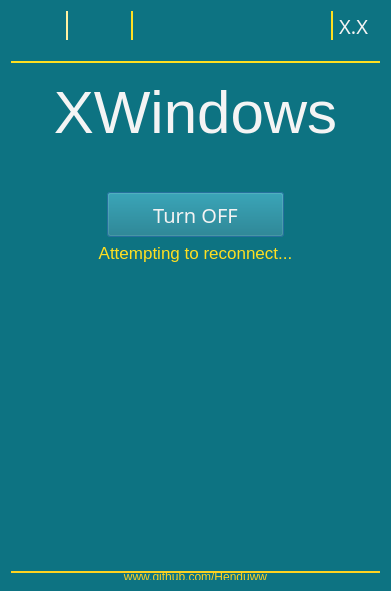
<?xml version="1.0" encoding="UTF-8"?>
<ui version="4.0">
 <class>XWindowsClass</class>
 <widget class="QMainWindow" name="XWindowsClass">
  <property name="geometry">
   <rect>
    <x>0</x>
    <y>0</y>
    <width>391</width>
    <height>591</height>
   </rect>
  </property>
  <property name="windowTitle">
   <string>XWindows</string>
  </property>
  <property name="windowIcon">
   <iconset resource="XWindows.qrc">
    <normaloff>:/XWindows/controller.ico</normaloff>:/XWindows/controller.ico</iconset>
  </property>
  <property name="styleSheet">
   <string notr="true">background-color:  rgb(13, 115, 130);</string>
  </property>
  <widget class="QWidget" name="centralWidget">
   <property name="sizePolicy">
    <sizepolicy hsizetype="Fixed" vsizetype="Fixed">
     <horstretch>0</horstretch>
     <verstretch>0</verstretch>
    </sizepolicy>
   </property>
   <widget class="QWidget" name="verticalLayoutWidget">
    <property name="geometry">
     <rect>
      <x>0</x>
      <y>50</y>
      <width>391</width>
      <height>511</height>
     </rect>
    </property>
    <layout class="QVBoxLayout" name="mainLayout">
     <property name="sizeConstraint">
      <enum>QLayout::SetDefaultConstraint</enum>
     </property>
     <item alignment="Qt::AlignTop">
      <widget class="QLabel" name="label_logo">
       <property name="font">
        <font>
         <family>Leelawadee UI</family>
         <pointsize>45</pointsize>
         <weight>50</weight>
         <italic>false</italic>
         <bold>false</bold>
         <underline>false</underline>
        </font>
       </property>
       <property name="styleSheet">
        <string notr="true">color: rgb(244, 244, 244);
border-top: 2px solid rgb(255, 223, 32);</string>
       </property>
       <property name="frameShadow">
        <enum>QFrame::Plain</enum>
       </property>
       <property name="text">
        <string>XWindows</string>
       </property>
       <property name="alignment">
        <set>Qt::AlignHCenter|Qt::AlignTop</set>
       </property>
       <property name="wordWrap">
        <bool>false</bool>
       </property>
       <property name="margin">
        <number>0</number>
       </property>
       <property name="indent">
        <number>-1</number>
       </property>
      </widget>
     </item>
     <item>
      <widget class="QLabel" name="label_controller">
       <property name="text">
        <string/>
       </property>
       <property name="pixmap">
        <pixmap resource="XWindows.qrc">:/XWindows/ControllerON.png</pixmap>
       </property>
       <property name="alignment">
        <set>Qt::AlignCenter</set>
       </property>
       <property name="margin">
        <number>1</number>
       </property>
      </widget>
     </item>
     <item alignment="Qt::AlignHCenter">
      <widget class="QPushButton" name="toggleBtn">
       <property name="sizePolicy">
        <sizepolicy hsizetype="Fixed" vsizetype="Fixed">
         <horstretch>0</horstretch>
         <verstretch>0</verstretch>
        </sizepolicy>
       </property>
       <property name="minimumSize">
        <size>
         <width>0</width>
         <height>50</height>
        </size>
       </property>
       <property name="maximumSize">
        <size>
         <width>250</width>
         <height>50</height>
        </size>
       </property>
       <property name="sizeIncrement">
        <size>
         <width>0</width>
         <height>0</height>
        </size>
       </property>
       <property name="baseSize">
        <size>
         <width>0</width>
         <height>0</height>
        </size>
       </property>
       <property name="font">
        <font>
         <family>Leelawadee</family>
         <pointsize>15</pointsize>
         <weight>50</weight>
         <italic>false</italic>
         <bold>false</bold>
         <underline>false</underline>
        </font>
       </property>
       <property name="styleSheet">
        <string notr="true">color: rgb(243, 243, 243);
width: 175px;
margin-top: 5px;</string>
       </property>
       <property name="text">
        <string>Turn OFF</string>
       </property>
       <property name="default">
        <bool>true</bool>
       </property>
       <property name="flat">
        <bool>false</bool>
       </property>
      </widget>
     </item>
     <item>
      <widget class="QLabel" name="label_reconnect">
       <property name="enabled">
        <bool>true</bool>
       </property>
       <property name="font">
        <font>
         <pointsize>13</pointsize>
        </font>
       </property>
       <property name="styleSheet">
        <string notr="true">color: rgb(255, 223, 32);</string>
       </property>
       <property name="text">
        <string>Attempting to reconnect...</string>
       </property>
       <property name="alignment">
        <set>Qt::AlignCenter</set>
       </property>
      </widget>
     </item>
     <item>
      <spacer name="bottomSpacer">
       <property name="orientation">
        <enum>Qt::Vertical</enum>
       </property>
       <property name="sizeType">
        <enum>QSizePolicy::Expanding</enum>
       </property>
       <property name="sizeHint" stdset="0">
        <size>
         <width>20</width>
         <height>20</height>
        </size>
       </property>
      </spacer>
     </item>
    </layout>
   </widget>
   <widget class="QWidget" name="horizontalLayoutWidget">
    <property name="geometry">
     <rect>
      <x>0</x>
      <y>0</y>
      <width>391</width>
      <height>51</height>
     </rect>
    </property>
    <layout class="QHBoxLayout" name="menuLayout">
     <item>
      <widget class="QPushButton" name="xboxBtn">
       <property name="minimumSize">
        <size>
         <width>0</width>
         <height>33</height>
        </size>
       </property>
       <property name="maximumSize">
        <size>
         <width>49</width>
         <height>16777215</height>
        </size>
       </property>
       <property name="styleSheet">
        <string notr="true">border-style: none;
margin-left: 3px;</string>
       </property>
       <property name="text">
        <string/>
       </property>
       <property name="icon">
        <iconset resource="XWindows.qrc">
         <normaloff>:/XWindows/xbox-logo.png</normaloff>:/XWindows/xbox-logo.png</iconset>
       </property>
       <property name="iconSize">
        <size>
         <width>45</width>
         <height>45</height>
        </size>
       </property>
      </widget>
     </item>
     <item>
      <widget class="QPushButton" name="settingsBtn">
       <property name="sizePolicy">
        <sizepolicy hsizetype="Minimum" vsizetype="Minimum">
         <horstretch>0</horstretch>
         <verstretch>0</verstretch>
        </sizepolicy>
       </property>
       <property name="maximumSize">
        <size>
         <width>67</width>
         <height>16777215</height>
        </size>
       </property>
       <property name="toolTip">
        <string>&lt;html&gt;&lt;head/&gt;&lt;body&gt;&lt;p&gt;&lt;br/&gt;&lt;/p&gt;&lt;/body&gt;&lt;/html&gt;</string>
       </property>
       <property name="styleSheet">
        <string notr="true">border-style: none;
border-right: 2px outset rgb(255, 223, 35);
border-left: 2px outset rgb(255, 223, 35);
</string>
       </property>
       <property name="text">
        <string/>
       </property>
       <property name="icon">
        <iconset resource="XWindows.qrc">
         <normaloff>:/XWindows/settings1.png</normaloff>:/XWindows/settings1.png</iconset>
       </property>
       <property name="iconSize">
        <size>
         <width>40</width>
         <height>45</height>
        </size>
       </property>
       <property name="flat">
        <bool>false</bool>
       </property>
      </widget>
     </item>
     <item alignment="Qt::AlignRight">
      <widget class="QLabel" name="label_verNum">
       <property name="font">
        <font>
         <family>Sylfaen</family>
         <pointsize>15</pointsize>
        </font>
       </property>
       <property name="layoutDirection">
        <enum>Qt::LeftToRight</enum>
       </property>
       <property name="styleSheet">
        <string notr="true">margin-right:7px;
color: rgb(243,243,243);
border-left: 2px solid rgb(255, 223, 32);</string>
       </property>
       <property name="text">
        <string>X.X</string>
       </property>
       <property name="alignment">
        <set>Qt::AlignRight|Qt::AlignTrailing|Qt::AlignVCenter</set>
       </property>
      </widget>
     </item>
    </layout>
   </widget>
   <widget class="QWidget" name="horizontalLayoutWidget_2">
    <property name="geometry">
     <rect>
      <x>0</x>
      <y>560</y>
      <width>391</width>
      <height>31</height>
     </rect>
    </property>
    <layout class="QHBoxLayout" name="footerLayout">
     <item>
      <widget class="QLabel" name="label_footer">
       <property name="font">
        <font>
         <family>Leelawadee UI</family>
         <pointsize>9</pointsize>
        </font>
       </property>
       <property name="styleSheet">
        <string notr="true">color: rgb(255, 211, 32);
border-top: 2px solid rgb(255, 211, 32);</string>
       </property>
       <property name="text">
        <string>www.github.com/Henduww</string>
       </property>
       <property name="alignment">
        <set>Qt::AlignCenter</set>
       </property>
      </widget>
     </item>
    </layout>
   </widget>
  </widget>
 </widget>
 <layoutdefault spacing="6" margin="11"/>
 <resources>
  <include location="XWindows.qrc"/>
 </resources>
 <connections/>
</ui>
